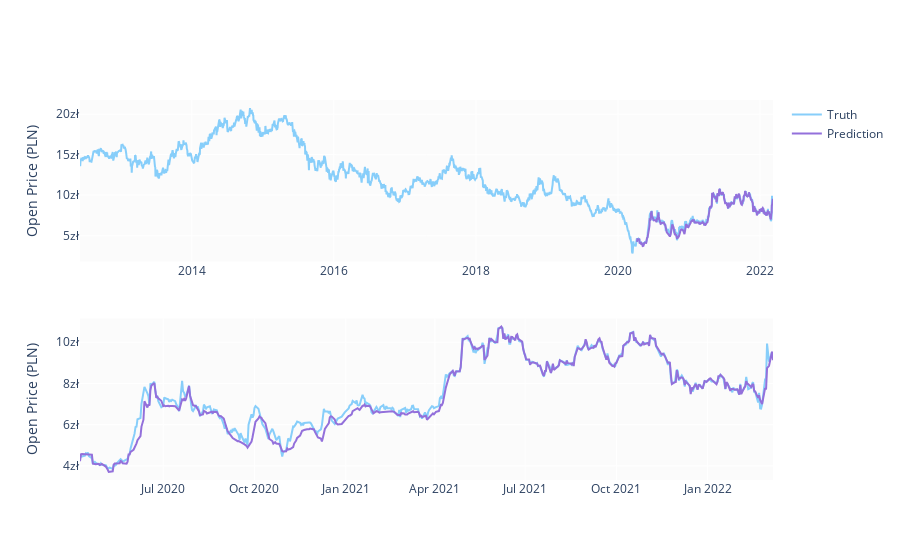

Notebook code cell kept with this figure:
### Code cell
predicted_prices = df.loc[test_split_idx+1:].copy()
predicted_prices['Otwarcie'] = y_pred

fig = make_subplots(rows=2, cols=1)
fig.add_trace(go.Scatter(x=df.Data, y=df.Otwarcie,
                        name='Truth',
                        marker_color='LightSkyBlue'), row=1, col=1)

fig.add_trace(go.Scatter(x=predicted_prices.Data,
                        y=predicted_prices.Otwarcie,
                        name='Prediction',
                        marker_color='MediumPurple'), row=1, col=1)

fig.add_trace(go.Scatter(x=predicted_prices.Data,
                        y=y_test,
                        name='Truth',
                        marker_color='LightSkyBlue',
                        showlegend=False), row=2, col=1)

fig.add_trace(go.Scatter(x=predicted_prices.Data,
                        y=y_pred,
                        name='Prediction',
                        marker_color='MediumPurple',
                        showlegend=False), row=2, col=1)
fig.update_yaxes(ticksuffix="zł", title_text='Open Price (PLN)')

fig.show()

### Figure 1 — Plotly figure (JSON) as saved in the notebook; plotly's stock layout.template omitted (floating-point values rounded to 4 significant figures; data arrays with more than 128 entries replaced by an {"elided": "..."} marker saying what was removed)
{"data": [{"marker": {"color": "LightSkyBlue"}, "name": "Truth", "type": "scatter", "x": {"elided": "2445 str values"}, "xaxis": "x", "y": {"elided": "2445 float values"}, "yaxis": "y"}, {"marker": {"color": "MediumPurple"}, "name": "Prediction", "type": "scatter", "x": {"elided": "488 str values"}, "xaxis": "x", "y": {"elided": "488 float values"}, "yaxis": "y"}, {"marker": {"color": "LightSkyBlue"}, "name": "Truth", "showlegend": false, "type": "scatter", "x": {"elided": "488 str values"}, "xaxis": "x2", "y": {"elided": "488 float values"}, "yaxis": "y2"}, {"marker": {"color": "MediumPurple"}, "name": "Prediction", "showlegend": false, "type": "scatter", "x": {"elided": "488 str values"}, "xaxis": "x2", "y": {"elided": "488 float values"}, "yaxis": "y2"}], "layout": {"xaxis": {"anchor": "y", "domain": [0, 1]}, "xaxis2": {"anchor": "y2", "domain": [0, 1]}, "yaxis": {"anchor": "x", "domain": [0.575, 1], "ticksuffix": "zł", "title": {"text": "Open Price (PLN)"}}, "yaxis2": {"anchor": "x2", "domain": [0, 0.425], "ticksuffix": "zł", "title": {"text": "Open Price (PLN)"}}}}
